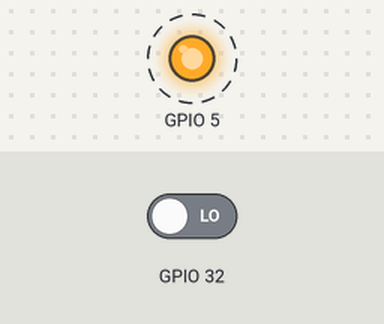
The sketch below on a simulated ESP32. On the bench: output pins drawn as LEDs (lit = HIGH). Dashed ring = blinking. Inputs (shaded band) come from the test bench; at power-on: GPIO 32 LOW. What the sketch prints to the serial monitor is not drawn.

Above: at 0.05 s.
Timing chart, 0 to 3.0 s (numbered marks = the images above):
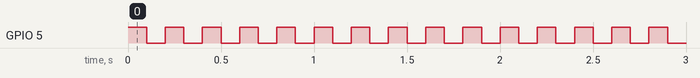

Measured:
- by itself, GPIO 5: alternates HIGH for 0.10 s and LOW for 0.10 s

The sketch:

MegaUltraTestESP32.ino
```cpp
void setup() {
  pinMode(5, OUTPUT);
  pinMode(32, INPUT);
  Serial.begin(250000);
}

void loop() {
  digitalWrite(5, 1);
  Serial.println(digitalRead(32));
  delay(100);
  digitalWrite(5, 0);
  Serial.println(digitalRead(32));
  delay(100);
}
```
